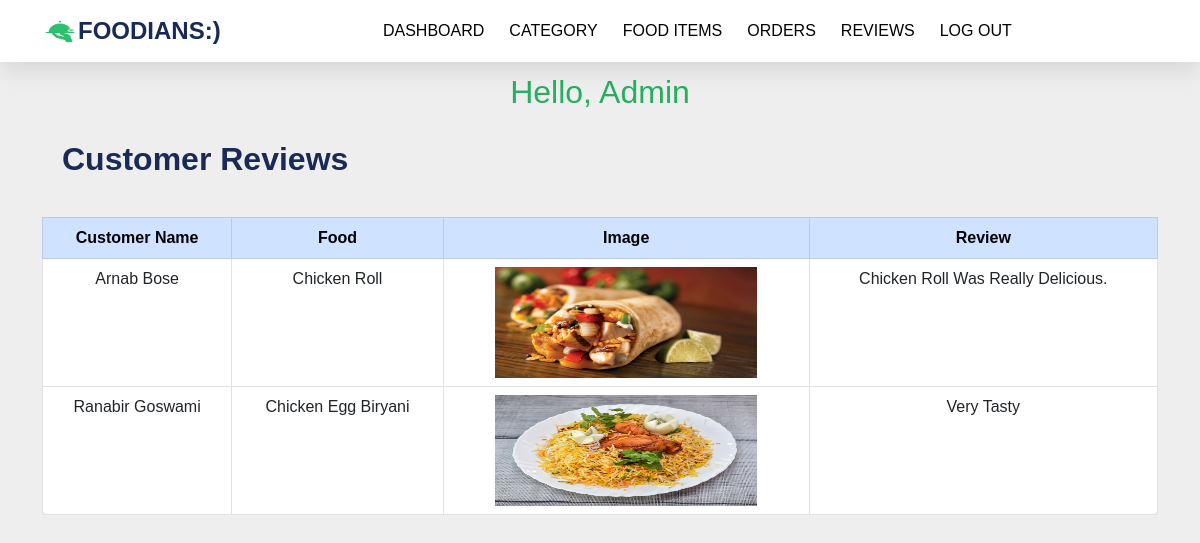
The app's page /admin/dashboard.php?review (signed in) with its own data.
### tables this page shows
CREATE TABLE `reviews` (
  `review_id` int(20) NOT NULL,
  `user_id` int(20) NOT NULL,
  `item_id` int(20) NOT NULL,
  `review` longtext NOT NULL
);

CREATE TABLE `user` (
  `user_id` int(11) NOT NULL,
  `fname` varchar(20) NOT NULL,
  `lname` varchar(20) NOT NULL,
  `email` varchar(255) NOT NULL,
  `mobile` varchar(15) NOT NULL,
  `address` varchar(255) NOT NULL,
  `password` varchar(255) NOT NULL
);

CREATE TABLE `item` (
  `item_id` int(20) NOT NULL,
  `item_name` varchar(50) NOT NULL,
  `category_id` int(20) NOT NULL,
  `item_description` longtext NOT NULL,
  `price` varchar(20) NOT NULL,
  `item_type` varchar(20) NOT NULL,
  `item_image` varchar(255) NOT NULL
);

### admin/review.php (the view, shortened to what this page needs)
<div class="container">
    <div class="d-flex justify-content-between">
        <div class="p-2"><h2>Customer Reviews<h2></div>
    </div>
</div>
<div class="tbl-content">
    <table class="table table-bordered table-hover">
        <thead class="table-primary">
            <tr>
                <th scope="col">Customer name</th>
                <th scope="col">Food</th>
                <th scope="col">Image</th>
                <th scope="col">Review</th>
            </tr>
        </thead>
        <tbody>
        <?php
            include '../connection/connection.php';
            $select_query = "SELECT * from reviews";
            $query = mysqli_query($con, $select_query);
            while($data = mysqli_fetch_assoc($query)){
                $user_id = $data['user_id'];
                $item_id = $data['item_id'];
                $select_query_user = "SELECT * from user where user_id= $user_id";
                $query_user= mysqli_query($con,$select_query_user);
                $data_user = mysqli_fetch_assoc($query_user);
                $select_query_item = "SELECT * from item where item_id= $item_id";
                $query_item= mysqli_query($con,$select_query_item);
                $data_item = mysqli_fetch_assoc($query_item);
                ?>
                <tr>
                    <td><?php echo $data_user['fname']." ".$data_user['lname'];?></td>
                    <td><?php echo $data_item['item_name'];?></td>
                    <td><img src="<?php echo $data_item['item_image'];?>" width="261.71px" height="111.39px"></td>
                    <td><?php echo $data['review'];?></td>
                </tr>
                <?php
            }
        ?>
        </tbody>
    </table>
</div>

### css/admin.css (style rules this page uses)
* { font-family: 'Nunito', sans-serif; margin: 0; padding: 0; box-sizing: border-box; text-decoration: none; outline: none; border: none; text-transform: capitalize; transition: all .2s linear; }
body { background: #eee; }
.d-flex h2 { font-weight: bold; color: #192a56; }
.tbl-content { background: #fff; border-radius: 8px; text-align: center; margin-top: 2%; }

### records on screen
reviews: user.fname "Arnab", user.lname "Bose", item.item_name "Chicken Roll", item.item_image (picture), review "Chicken Roll Was Really Delicious."
reviews: user.fname "Ranabir", user.lname "Goswami", item.item_name "Chicken Egg Biryani", item.item_image (picture), review "Very Tasty"

### other values on screen
$_SESSION['admin_name'] "Admin"
